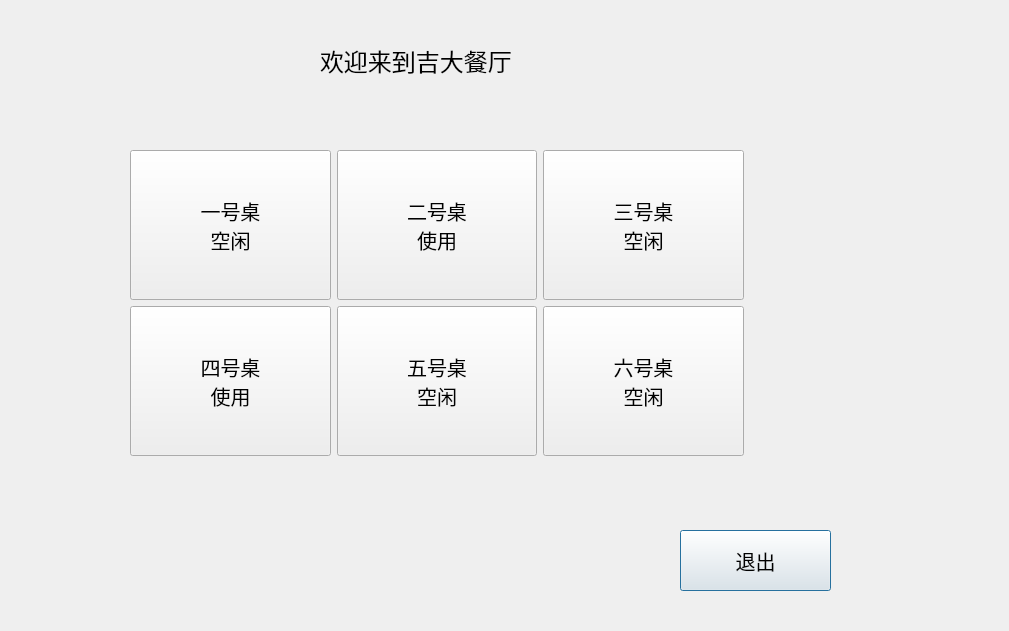
<?xml version="1.0" encoding="UTF-8"?>
<ui version="4.0">
 <class>RestMap</class>
 <widget class="QDialog" name="RestMap">
  <property name="geometry">
   <rect>
    <x>0</x>
    <y>0</y>
    <width>1009</width>
    <height>631</height>
   </rect>
  </property>
  <property name="font">
   <font>
    <family>微软雅黑</family>
    <pointsize>15</pointsize>
   </font>
  </property>
  <property name="windowTitle">
   <string>Dialog</string>
  </property>
  <widget class="QLabel" name="label">
   <property name="geometry">
    <rect>
     <x>320</x>
     <y>30</y>
     <width>241</width>
     <height>61</height>
    </rect>
   </property>
   <property name="font">
    <font>
     <pointsize>18</pointsize>
    </font>
   </property>
   <property name="text">
    <string>欢迎来到吉大餐厅</string>
   </property>
  </widget>
  <widget class="QPushButton" name="pushButton">
   <property name="geometry">
    <rect>
     <x>680</x>
     <y>530</y>
     <width>151</width>
     <height>61</height>
    </rect>
   </property>
   <property name="text">
    <string>退出</string>
   </property>
  </widget>
  <widget class="QWidget" name="layoutWidget">
   <property name="geometry">
    <rect>
     <x>130</x>
     <y>150</y>
     <width>614</width>
     <height>308</height>
    </rect>
   </property>
   <layout class="QGridLayout" name="gridLayout">
    <item row="0" column="0">
     <widget class="QPushButton" name="pushButton_1">
      <property name="minimumSize">
       <size>
        <width>200</width>
        <height>150</height>
       </size>
      </property>
      <property name="text">
       <string>一号桌
空闲</string>
      </property>
     </widget>
    </item>
    <item row="0" column="1">
     <widget class="QPushButton" name="pushButton_2">
      <property name="minimumSize">
       <size>
        <width>200</width>
        <height>150</height>
       </size>
      </property>
      <property name="text">
       <string>二号桌
使用</string>
      </property>
     </widget>
    </item>
    <item row="0" column="2">
     <widget class="QPushButton" name="pushButton_3">
      <property name="minimumSize">
       <size>
        <width>200</width>
        <height>150</height>
       </size>
      </property>
      <property name="text">
       <string>三号桌
空闲</string>
      </property>
     </widget>
    </item>
    <item row="1" column="0">
     <widget class="QPushButton" name="pushButton_4">
      <property name="minimumSize">
       <size>
        <width>200</width>
        <height>150</height>
       </size>
      </property>
      <property name="text">
       <string>四号桌
使用</string>
      </property>
     </widget>
    </item>
    <item row="1" column="1">
     <widget class="QPushButton" name="pushButton_5">
      <property name="minimumSize">
       <size>
        <width>200</width>
        <height>150</height>
       </size>
      </property>
      <property name="text">
       <string>五号桌
空闲</string>
      </property>
     </widget>
    </item>
    <item row="1" column="2">
     <widget class="QPushButton" name="pushButton_6">
      <property name="minimumSize">
       <size>
        <width>200</width>
        <height>150</height>
       </size>
      </property>
      <property name="text">
       <string>六号桌
空闲</string>
      </property>
     </widget>
    </item>
   </layout>
  </widget>
 </widget>
 <resources/>
 <connections/>
</ui>
